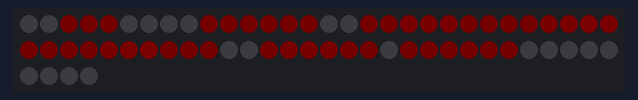
The program below on a simulated BBC micro:bit (MakeCode). On the bench: 64 RGB LEDs in strip order, left to right, continuing on the next row. Dim RGB values are drawn brighter than linear; the interpreter's speed is modelled, so counts of loop turns are approximate.

Above: at 0.09 s.
At 5.59 s:
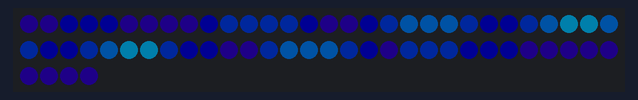
At 11.18 s:
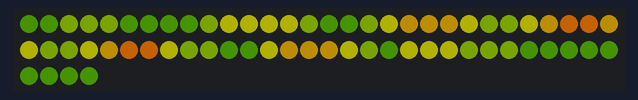
At 20.03 s:
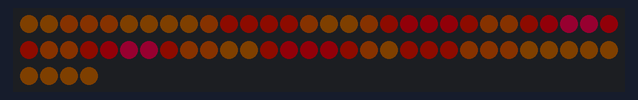
At 28.36 s:
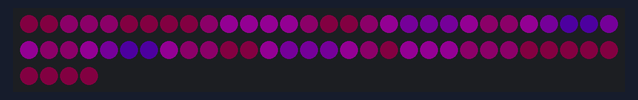
At 39.88 s:
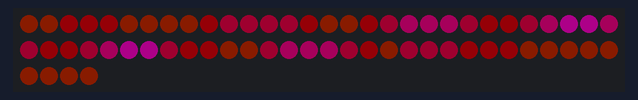

The program:

main.ts
```typescript
radio.on()
radio.setGroup(1)
let strip = neopixel.create(DigitalPin.P0, 64, NeoPixelMode.RGB)
let nivel = 0
let nivel_suavizado = 0
let t = 0
//  Anillos desde el centro
let anillos = [[27, 28, 35, 36], [19, 20, 21, 26, 29, 34, 43, 44, 45], [10, 11, 12, 13, 18, 22, 25, 30, 33, 37, 42, 46, 49, 50, 51], [2, 3, 4, 9, 14, 17, 23, 24, 31, 32, 38, 39, 47, 52, 53, 54], [0, 1, 5, 6, 7, 8, 15, 16, 40, 41, 48, 55, 56, 57, 58, 59, 60, 61, 62, 63]]
//  Función HUE → RGB (compatible)
function hue_to_rgb(hue: number): number {
    hue = hue % 360
    let section = Math.idiv(hue, 60)
    let offset = Math.idiv(hue % 60 * 255, 60)
    if (section == 0) {
        return neopixel.rgb(255, offset, 0)
    } else if (section == 1) {
        return neopixel.rgb(255 - offset, 255, 0)
    } else if (section == 2) {
        return neopixel.rgb(0, 255, offset)
    } else if (section == 3) {
        return neopixel.rgb(0, 255 - offset, 255)
    } else if (section == 4) {
        return neopixel.rgb(offset, 0, 255)
    } else {
        return neopixel.rgb(255, 0, 255 - offset)
    }

}

//  Receptor de movimiento
radio.onReceivedString(function on_received_string(receivedString: string) {
    let x: number;
    let y: number;
    let z: number;
    let total: number;
    let delta: number;

    let parts = _py.py_string_split(receivedString, ",")
    if (parts.length == 3) {
        try {
            x = parseInt(parts[0])
            y = parseInt(parts[1])
            z = parseInt(parts[2])
            total = x * x + y * y + z * z
            delta = Math.abs(total - 1024 * 1024)
            nivel = Math.idiv(delta, 50000)
            if (nivel > 10) {
                nivel = 10
            }

        }
        catch (_) {
            basic.showString("?")
        }

    }

})
//  Animación suave con color desde el centro y latido global
basic.forever(function on_forever() {
    let ring: number[];
    let hue: number;
    let color: number;
    let intensidad: number;
    let j: number;
    let pixel: number;
    let r: number;
    let g: number;
    let b: number;

    //  Suavizar nivel
    if (nivel_suavizado < nivel) {
        nivel_suavizado += 0.1
        if (nivel_suavizado > nivel) {
            nivel_suavizado = nivel
        }

    } else if (nivel_suavizado > nivel) {
        nivel_suavizado -= 0.1
        if (nivel_suavizado < nivel) {
            nivel_suavizado = nivel
        }

    }

    //  Respiración: latido triangular
    let frame = Math.trunc(t)
    let ciclo = frame % 80
    let brillo = (ciclo < 40 ? ciclo : 80 - ciclo) / 40
    //  0–1–0
    //  Hue base se desplaza con tiempo
    let hue_base = frame * 3 % 360
    //  Recorremos todos los anillos, siempre encendidos
    let i = 0
    while (i < anillos.length) {
        ring = anillos[i]
        hue = (hue_base + i * 15) % 360
        color = hue_to_rgb(hue)
        intensidad = Math.trunc(255 * brillo * (1 - i / anillos.length))
        //  centro más brillante
        j = 0
        while (j < ring.length) {
            pixel = ring[j]
            r = color >> 16 & 0xFF
            g = color >> 8 & 0xFF
            b = color & 0xFF
            r = Math.trunc(Math.idiv(r * intensidad, 255))
            g = Math.trunc(Math.idiv(g * intensidad, 255))
            b = Math.trunc(Math.idiv(b * intensidad, 255))
            strip.setPixelColor(pixel, neopixel.rgb(r, g, b))
            j += 1
        }
        i += 1
    }
    strip.show()
    //  Tiempo avanza más rápido con mayor movimiento
    t = t + 1 + Math.trunc(nivel_suavizado)
    basic.pause(60)
})
```

test.ts
```typescript
// aquí va el archivo "tests"; esto no se compilará cuando este paquete se utilice como una extensión.
```
